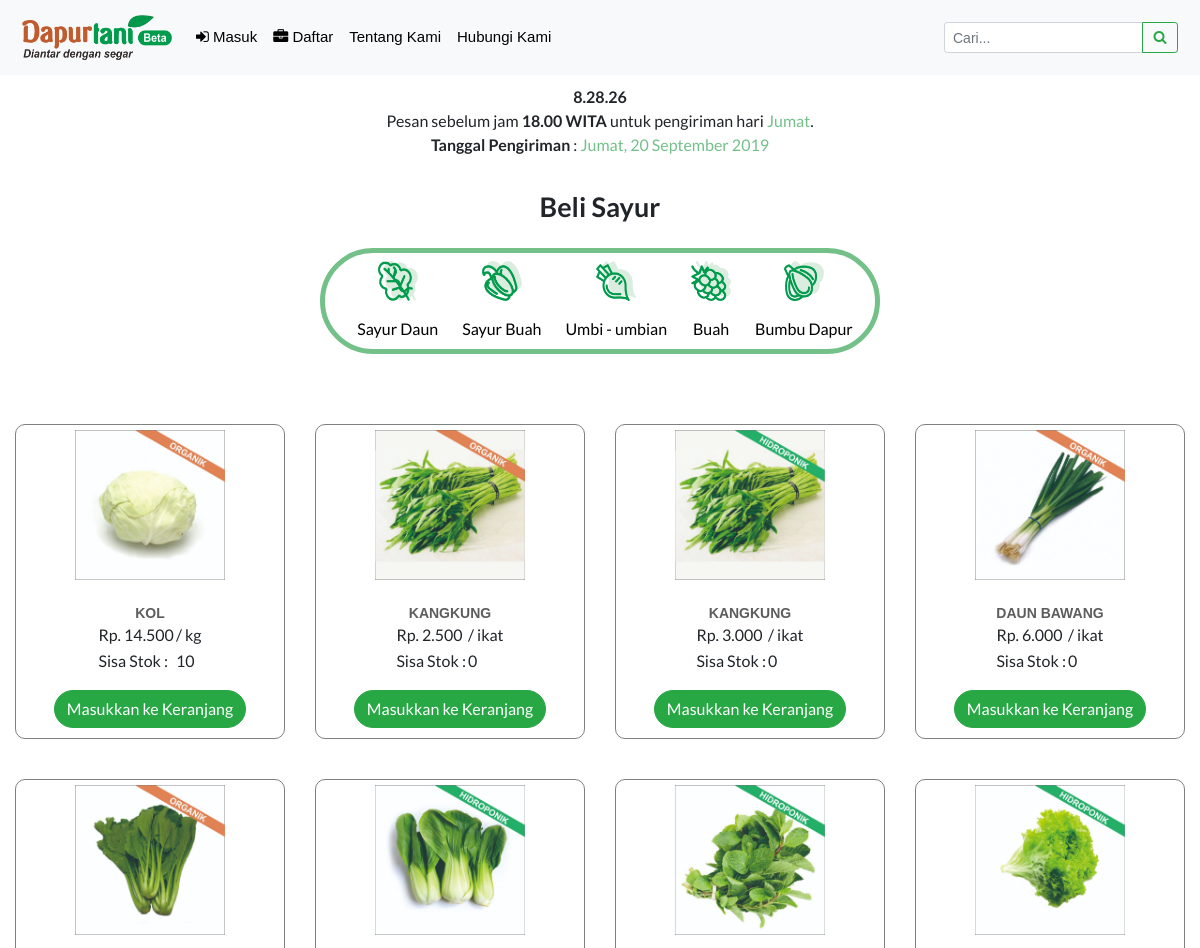
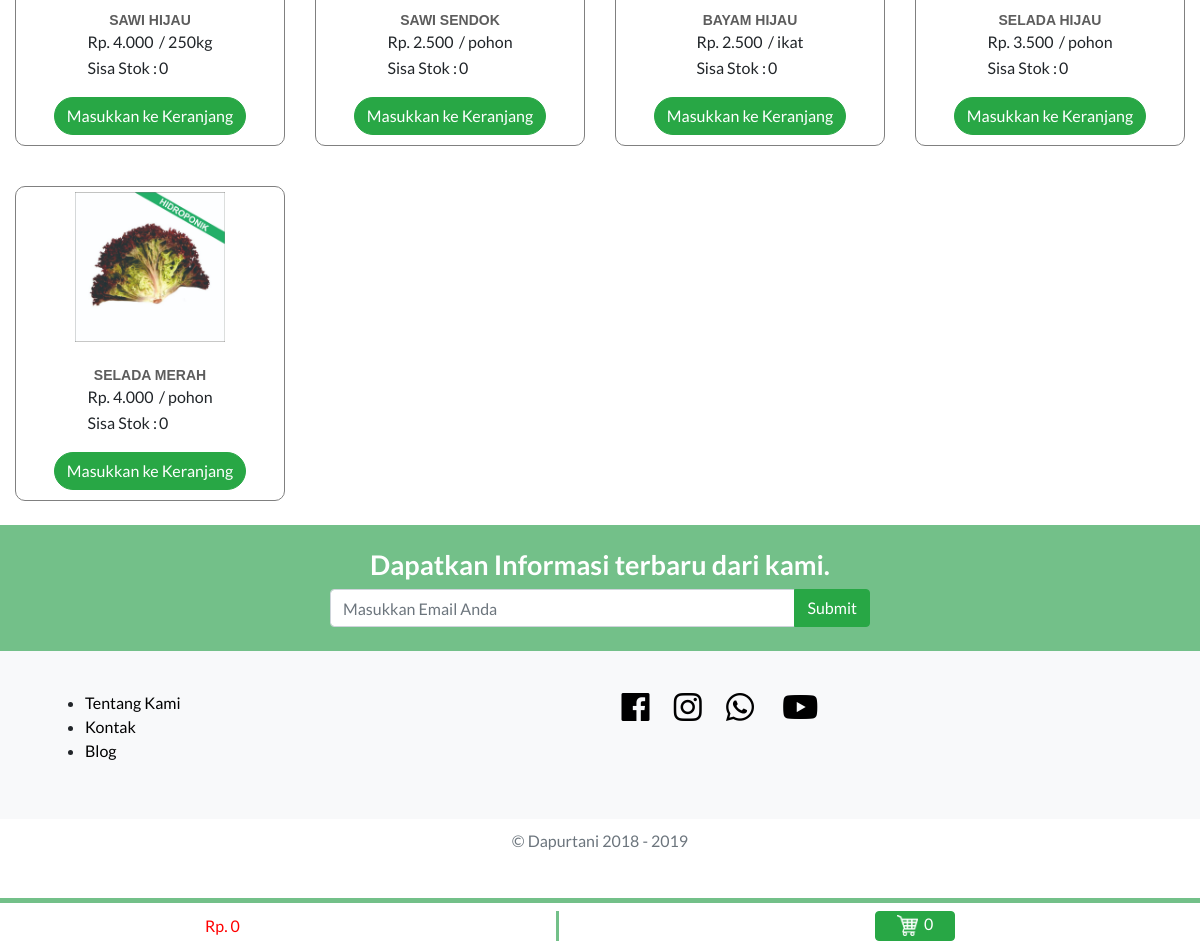
Screenshot of /home/s_daun with the database file from the repository (2 pictures, top to bottom).
### tables this page shows
CREATE TABLE `t_sayur` (
  `id_sayur` int(7) NOT NULL,
  `nama_sayur` varchar(255) NOT NULL,
  `harga` int(10) NOT NULL,
  `promo` int(11) NOT NULL,
  `satuan` varchar(20) NOT NULL,
  `stock` int(10) NOT NULL,
  `status` tinyint(1) NOT NULL,
  `gambar` varchar(255) NOT NULL
);

### application/controllers/Home.php (called while the page is built, shortened)
  <?php
class Home extends CI_Controller {
  function __construct()
{
    $this->load->library(array('template', 'cart', 'form_validation', 'email', 'session'));
    $this->load->model(array('app', 'admin'));
    $this->load->helper(['form','security','string']);
}
  public function s_daun()
  {
    $data['data'] = $this->app->get_where('t_sayur', ['status' => 1]);
    $this->load->view('user/sayur', $data);
  }
}

### index.php (called while the page is built, shortened)
<?php
require_once BASEPATH.'core/CodeIgniter.php';

### application/models/App.php (called while the page is built, shortened)
<?php
class App extends CI_Model {
	function get_where($table = null, $where = null)
	{
		$this->db->from($table);
		$this->db->where($where);
		return $this->db->get();
	}
}

### application/views/user/sayur.php (the view, shortened to what this page needs)
<!DOCTYPE html>
<html lang="en">
  <head>
    <link rel="stylesheet" href="https://stackpath.bootstrapcdn.com/bootstrap/4.1.3/css/bootstrap.min.css">
    <link href="https://cdnjs.cloudflare.com/ajax/libs/font-awesome/4.7.0/css/font-awesome.min.css" rel="stylesheet">
    <link href="<?= base_url(); ?>assets/vendor/fontawesome-free/css/all.min.css" rel="stylesheet">
    <link href="<?= base_url(); ?>assets/vendor/font-awesome/css/font-awesome.min.css" rel="stylesheet">
    <link href="<?= base_url(); ?>assets/vendor/simple-line-icons/css/simple-line-icons.css" rel="stylesheet" type="text/css">
    <link href="<?= base_url(); ?>assets/vendor/owlcarousel/assets/owl.carousel.min.css" rel="stylesheet">
    <link href="<?= base_url(); ?>assets/vendor/owlcarousel/assets/owl.theme.default.min.css" rel="stylesheet">
    <link href="<?= base_url(); ?>assets/css/style.css" rel="stylesheet">
    <link href="<?= base_url(); ?>assets/css/sidebar.css" rel="stylesheet">
  </head>
<body id="header" onload="setInterval('reloadwaktu()');">
    <nav class="navbar navbar-custom navbar-expand-lg sticky-top navbar-light bg-light">
      <div class="container-fluid">
        <a class="navbar-brand" href="<?= base_url(); ?>home">
          <img class="logo" src="<?= base_url(); ?>assets/img/logo.png" alt="logo">
        </a>
        <div class="collapse navbar-collapse" id="navbarSupportedContent">
          <ul class="navbar-nav mr-auto mt-2 mt-lg-0">
            <?php if ($this->session->userdata('user_login')) { ?>
              <li class="nav-item">
                <a class="nav-link js-scroll-trigger" href="<?= base_url(); ?>home/list_sayur"> Beli Sayur</a>
              </li>
              <li class="nav-item">
                <a class="nav-link js-scroll-trigger" href="#belilauk"> Beli Lauk</a>
              </li>
              <li class="nav-item">
                <a class="nav-link js-scroll-trigger" href="#pengguna"> Cara Pemasanan</a>
              </li>
              <li class="nav-item">
                <a class="nav-link js-scroll-trigger" href="<?= base_url(); ?>home/transaksi">History</a>
              </li>
              <li class="nav-item">
                <a class="nav-link" href="hubungi-kami.html"> Hubungi Kami</a>
              </li>
              <li class="nav-item">
                <a class="nav-link" href="tentang-kami.html"> Tentang Kami</a>
              </li>
              <li class="nav-item">
                <a class="nav-link js-scroll-trigger" href="<?= base_url(); ?>home/logout">Keluar</a>
              </li>
                <?php } else { ?>
                  <li class="nav-item">
                    <a class="nav-link" href="javascript::" data-toggle="modal" data-target="#modalMasuk"><i class="fa fa-sign-in"></i> Masuk</a>
                  </li>
                  <li class="nav-item">
                    <a class="nav-link js-scroll-trigger" href="<?= base_url(); ?>home/registrasi"><i class="fa fa-briefcase"></i> Daftar</a>
                  </li>
                  <li class="nav-item">
                    <a class="nav-link js-scroll-trigger" href="#tentang">Tentang Kami</a>
                  </li >
                  <li class="nav-item">
                    <a class="nav-link" href="hubungi-kami.html">Hubungi Kami</a>
                  </li>
        <?php } ?>
          </ul>
        </div>
          <form class="form-inline my-2 my-lg-0">
            <div class="input-group">
            <input type="text" class="form-control form-control-sm pencarian" type="search" placeholder="Cari..." aria-label="Recipient's username" aria-describedby="button-addon2">
            <div class="input-group-append">
            <button class="btn btn-outline-success btn-sm my-sm-0" type="submit">
              <i class="fa fa-search fa-fw"></i>
            </button>
          </div>
        </div>
          </form>
        </div>
    </nav>
    <nav class="navbar fixed-bottom navbar-bottom sidebarNavigation" data-sidebarClass="navbar-light bg-light">
      <div class="container">
      <div class="nav navbar-nav navbar-left">
          <p class="harga"><?php
          if ($this->cart->total() > 0) {
            echo 'Rp. '.number_format($this->cart->total(), 0, ',', '.');
          } else {
            echo 'Rp. 0';
          }
           ?>
         </p>
       </div>
       <div class="garis-vertical"></div>
       <div class="nav navbar-nav navbar-right box-keranjang">
       <div class="keranjang">
         <button class="btn btn-success keranjang-icon leftNavbarToggler" type="button" data-toggle="collapse" data-target="#navbarsExampleDefault" aria-controls="navbarsExampleDefault" aria-expanded="false" aria-label="Toggle navigation">
           <img src="<?= base_url(); ?>assets/img/keranjang.png" alt="">&nbsp;&nbsp;<?php echo $this->cart->total_items(); ?>
         </button>
       </div>
       </div>
       </nav>
       <div class="container-fluid" style="margin: 10px 0 0 0;">
         <div class="row text-center justify-content-center">
           <div class="col-lg-6">
             <div class="alert alert-default" role="alert">
               <p>
                 <b><span id="getwaktu"></span></b>
                 <br />
                 Pesan sebelum jam <span class="alert-link">18.00 WITA</span> untuk pengiriman hari <span id="getharipengiriman"></span>.
                 <br />
                 <b>Tanggal Pengiriman</b> : <span id="getwaktupengiriman2"></span>
               </p>
             </div>
           </div>
         </div>
       </div>
    <section class="box-sayur text-center pt-4" id="belisayur">
      <h2>Beli Sayur</h2>
      <div class="row isi-box-kategori">
        <div class="box-kategori">
          <div class="box-scroll">
            <ul class="nav justify-content-center">
              <li class="nav-item">
                <a class="nav-link" href="<?=base_url(); ?>home/s_daun">
                  <img class="icon-kategori" src="<?= base_url(); ?>assets/img/kt1.png" alt="">
                  </a>
                  <a class="nav-link" href="<?=base_url(); ?>home/s_daun">Sayur Daun</a>
              </li>
              <li class="nav-item">
                <a class="nav-link" href="<?= base_url(); ?>home/s_buah">
                  <img class="icon-kategori" src="<?= base_url(); ?>assets/img/kt2.png" alt="">
                  </a>
                  <a class="nav-link" href="<?= base_url(); ?>home/s_buah">Sayur Buah</a>
              </li>
              <li class="nav-item">
                <a class="nav-link" href="<?= base_url(); ?>home/umbi_umbian">
                  <img class="icon-kategori" src="<?= base_url(); ?>assets/img/kt3.png" alt="">
                  </a>
                  <a class="nav-link" href="<?= base_url(); ?>home/umbi_umbian">Umbi - umbian</a>
              </li>
              <li class="nav-item">
                <a class="nav-link" href="<?= base_url(); ?>home/buah">
                  <img class="icon-kategori" src="<?= base_url(); ?>assets/img/kt5.png" alt="">
                  </a>
                  <a class="nav-link" href="<?= base_url(); ?>home/buah">Buah</a>
              </li>
              <li class="nav-item">
                <a class="nav-link" href="<?= base_url(); ?>">
                  <img class="icon-kategori" src="<?= base_url(); ?>assets/img/kt4.png" alt="">
                  </a>
                  <a class="nav-link" href="<?= base_url(); ?>">Bumbu Dapur</a>
              </li>
            </ul>
          </div>
        </div>
      </div>
      <div class="row isi-box-sayur">
         <?php foreach($data->result() as $key) : ?>
           <div class="col-6 col-md-6 col-sm-6 col-lg-3 col-xl-3 my-col">
             <div class="work">
                 <img class="sayur" src="<?= base_url(); ?>assets/upload/<?= $key->gambar; ?>" alt="">
                 <div class="work-bottom">
                   <h3><?= $key->nama_sayur; ?></h3>
                   <div class="row">
                     <div class="col-sm-12">
                       <table align="center">
                         <tr>
                   <td align="left">Rp. <?= number_format($key->harga, 0, ',', '.'); ?></td>
                   <td align="left">/ <?= $key->satuan; ?></td>
                 </tr>
                 <tr>
                   <td align="left">Sisa Stok : </td>
                   <td align="left"> <?= $key->stock; ?></td>
                 </tr>
               </table>
             </div>
           </div>
                 <a class="btn btn-beli btn-success" href="<?= base_url(); ?>cart/add/<?= $key->id_sayur; ?>">Masukkan ke Keranjang</a>
               </div>
             </div>
           </div>
        <?php endforeach; ?>
      </div>
    </section>
<br>
<section class="berlangganan text-white pt-4 pb-4" id="berlangganan">
  <div class="container">
    <div class="row justify-content-md-center">
      <div class="col-xl-9 text-center">
        <h1 class="mb-2">Dapatkan Informasi terbaru dari kami.</h1>
      </div>
      <div class="col-xl-6">
        <?php echo form_open('home/add_email'); ?>
        <div class="input-group">
              <input class="form-control form-control" value="<?= set_value('email') ?>" type="email" name="email" id="email" class="form-control form-control-lg" aria-describedby="email" placeholder="Masukkan Email Anda" required>
                <div class="input-group-append">
              <input class="btn btn-block btn-success" type="submit" value="Submit">
            </div>
          </div>
            <?php echo form_close(); ?>
          </div>
      </div>
    </div>
</section>
<footer class="footer bg-light">
  <div class="container">
    <div class="row">
      <div class="col-lg-6">
        <ul class="list-menu">
          <li class="list-menu-item">
            <a href="#">Tentang Kami</a>
          </li>
          <li class="list-menu-item">
            <a href="#">Kontak</a>
          </li>
          <li class="list-menu-item">
            <a href="#">Blog</a>
          </li>
        </ul>
      </div>
      <div class="col-lg-6">
        <ul class="list-inline mb-0">
          <li class="list-inline-item">
            <a href="https://www.facebook.com/Dapurtani-326912511430162/?modal=admin_todo_tour" target="_blank">
              <i class="fab fa-facebook fa-2x fa-fw"></i>
            </a>
          </li>
          <li class="list-inline-item">
            <a href="https://www.instagram.com/dapurtani_/?hl=id" target="_blank">
              <i class="fab fa-instagram fa-2x fa-fw"></i>
            </a>
          </li>
          <li class="list-inline-item mr-3">
            <a href="https://wa.me/6282191946787" target="_blank">
              <i class="fab fa-whatsapp fa-2x fa-fw"></i>
            </a>
          </li>
          <li class="list-inline-item">
            <a href="https://www.youtube.com/channel/UCF9KrxrttHN6i4b-xFkcyBA" target="_blank">
              <i class="fab fa-youtube fa-2x fa-fw"></i>
            </a>
          </li>
        </ul>
      </div>
    </div>
  </div>
</footer>
<div class="container text-center copyright">
  <p class="text-muted">&copy; Dapurtani 2018 - <span id="gettahun">.</span></p>
</div>
</body>
</html>

### assets/css/style.css (style rules this page uses)
body { font-family: 'Lato', 'Helvetica Neue', Helvetica, Arial, sans-serif; }
h1, h2, h3, h4, h5, h6 { font-family: 'Lato', 'Helvetica Neue', Helvetica, Arial, sans-serif; font-weight: 700; font-size: 27px; margin: 0; padding: 0; }
a { color: black; }
.navbar-custom { font-family: arial; padding: 10px 7px 10px 7px; }
.navbar-custom .navbar-nav .nav-item .nav-link { color: black; font-size: 15px; font-family: inherit; text-transform: capitalize; }
.sticky-top { z-index: 899; }
.navbar-bottom { border-top: 5px solid; border-color: #73C089; background-color: white; }
.navbar-bottom .garis-vertical { width: 3px; height: 30px; background-color: #73C089; }
.navbar-bottom .navbar-left { text-align: center; }
.navbar-bottom .harga { color: red; margin-bottom: 0; padding-left: 160px; }
.navbar-bottom .keranjang-icon { width: 80px; height: 30px; padding: 0 0 10px 0; }
.navbar-bottom .keranjang-icon { margin-right: 200px; }
.navbar-bottom .keranjang-icon img { width: 21px; height: 21px; }
.btn-beli { border-radius: 100px; width: auto; text-align: center; }
table { margin-bottom: 1rem; }
.isi-box-kategori { display: flex; flex-wrap: wrap; }
.isi-box-kategori .nav { padding-left: 10px; }
.nav-link { padding: .5rem 12px; }
.isi-box-kategori .box-scroll { width: 550px; }
.isi-box-sayur { margin: 0; }
.box-kategori { border: solid 5px; border-radius: 60px; border-color: #73C089; margin: 25px auto 30px; overflow-y: auto; overflow-x: auto; }
.icon-kategori { width: 40px; height: 40px; }
.work { margin-top: 40px; padding-bottom: 20px; border: 1px solid; border-color: #808080; border-radius: 10px; }
.work .sayur { width: auto; height: 150px; margin: 5px 0 5px 0; }
.work .work-bottom { margin-bottom: -30px; padding-top: 20px; padding-bottom: 20px; }
.work h3 { padding-left: 15px; padding-right: 15px; font-family: 'Droid Sans', sans-serif; font-size: 14px; color: #5d5d5d; font-weight: bold; text-transform: uppercase; text-shadow: 0 1px 0 rgba(255,255,255,.7); }
.alert { padding: 0; border: 0; margin-bottom: 10px; }
.alert.alert-default p { margin-bottom: 0; }
.alert.alert-default #getharipengiriman { color: #73C089; }
.alert.alert-default #getwaktupengiriman2 { color: #73C089; }
ul li a { color: black; }
img.logo { width: 150px; height: 45px; }
.berlangganan { position: relative; background-color: #73C089; background-size: cover; }
footer { padding-top: 40px; padding-bottom: 40px; }
.copyright { padding: 10px 0px 10px 0px; margin-bottom: 70px; }

### assets/css/sidebar.css (style rules this page uses)
body { position:relative }
.sidebarNavigation { margin-bottom:0; z-index: 899; justify-content:flex-start }
.sidebarNavigation .leftNavbarToggler { order:-1; }

### rows the page displays
t_sayur: gambar (picture), nama_sayur "KOL", harga "14.500", satuan "kg", stock "10"
t_sayur: gambar (picture), nama_sayur "KANGKUNG", harga "2.500", satuan "ikat", stock "0"
t_sayur: gambar (picture), nama_sayur "KANGKUNG", harga "3.000", satuan "ikat", stock "0"
t_sayur: gambar (picture), nama_sayur "DAUN BAWANG", harga "6.000", satuan "ikat", stock "0"
t_sayur: gambar (picture), nama_sayur "SAWI HIJAU", harga "4.000", satuan "250kg", stock "0"
t_sayur: gambar (picture), nama_sayur "SAWI SENDOK", harga "2.500", satuan "pohon", stock "0"
t_sayur: gambar (picture), nama_sayur "BAYAM HIJAU", harga "2.500", satuan "ikat", stock "0"
t_sayur: gambar (picture), nama_sayur "SELADA HIJAU", harga "3.500", satuan "pohon", stock "0"
t_sayur: gambar (picture), nama_sayur "SELADA MERAH", harga "4.000", satuan "pohon", stock "0"

### other values shown
$this->cart->total_items() "0"
